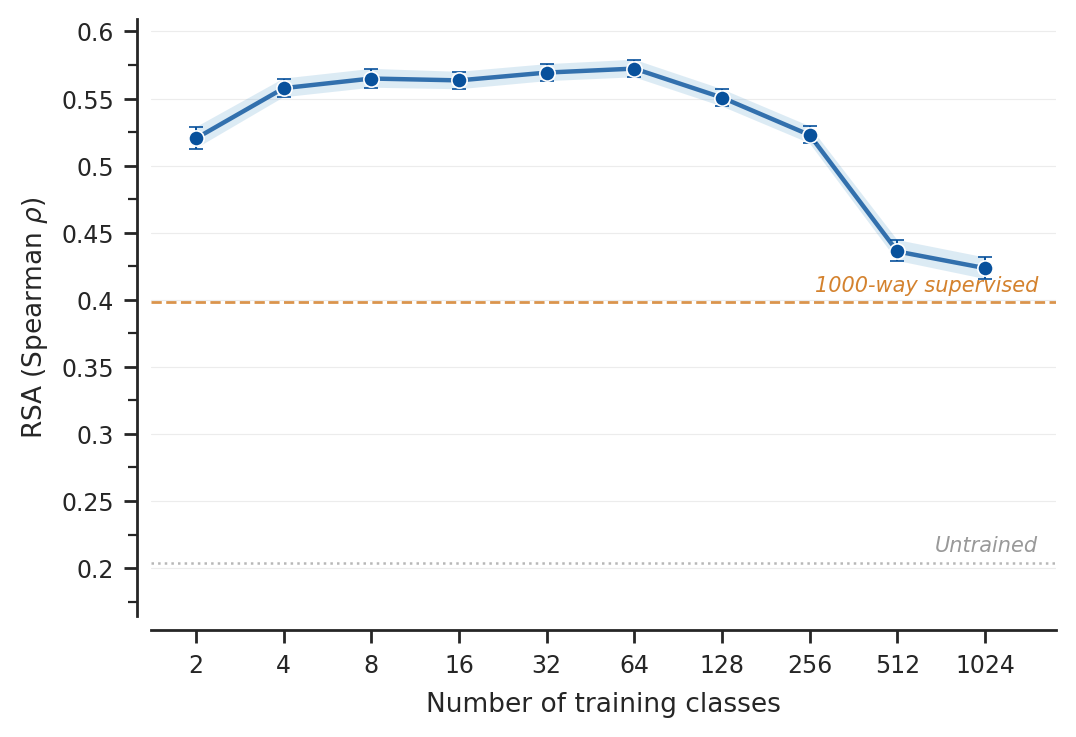

Write Python code to recreate this figure.
"""Extended CLIP coarseness curve for THINGS behavioral alignment (2 → 1024).

Standalone figure showing the full granularity sweep using CLIP-derived PCA
labels on the custom CNN (epoch 20). Unlike Panel B of Figure 3, this uses a
true log₂ x-axis (no axis break) since coarse labels extend to 1024.

Usage:
    python manuscript/figures/fig3/clip_extended_coarseness.py
"""

import sys

import numpy as np
import matplotlib.pyplot as plt
from matplotlib.ticker import FuncFormatter, FixedLocator, NullLocator, AutoMinorLocator
from matplotlib.transforms import blended_transform_factory
import seaborn as sns

sys.path.insert(0, "plotters")
from plotter_utils import get_condition_summary

sys.path.insert(0, "manuscript/figures")
from fig_utils import setup_style

# ── Config ───────────────────────────────────────────────────────────────
OUTPUT_DIR = "manuscript/figures/fig3"
COARSE_CFGS = [2, 4, 8, 16, 32, 64, 128, 256, 512, 1024]
PCA_FOLDER = "pca_labels_clip"

# ── Colors ───────────────────────────────────────────────────────────────
CLIP_COLOR = "#08519c"
CLIP_FILL = "#4292c6"
BASELINE_1K_COLOR = "#d4822e"
UNTRAINED_COLOR = "#999999"


def fetch_clip_data():
    """Fetch THINGS RSA scores for all CLIP coarse granularities."""
    means, ci_lo, ci_hi = [], [], []
    for cfg in COARSE_CFGS:
        s = get_condition_summary("things-behavior", "N/A", PCA_FOLDER, cfg,
                                  "spearman", epoch=20, analysis="rsa")
        means.append(s["mean"])
        ci_lo.append(s["ci_low"])
        ci_hi.append(s["ci_high"])
    return np.array(means), np.array(ci_lo), np.array(ci_hi)


def main():
    setup_style()
    fig, ax = plt.subplots(figsize=(5.5, 3.8))

    # ── Fetch data ────────────────────────────────────────────────────────
    means, ci_lo, ci_hi = fetch_clip_data()

    # 1000-way baseline
    bl = get_condition_summary("things-behavior", "N/A", "imagenet1k", 1000,
                               "spearman", epoch=20, analysis="rsa")
    # Untrained baseline
    un = get_condition_summary("things-behavior", "N/A", "imagenet1k", 1000,
                               "spearman", epoch=0, analysis="rsa")

    valid = ~np.isnan(means)
    x_valid = np.array(COARSE_CFGS)[valid]
    m_valid = means[valid]
    lo_valid = ci_lo[valid]
    hi_valid = ci_hi[valid]

    # ── Shaded CI band ────────────────────────────────────────────────────
    ax.fill_between(x_valid, lo_valid, hi_valid,
                    color=CLIP_FILL, alpha=0.18, zorder=2,
                    edgecolor="none")

    # ── Connecting line ───────────────────────────────────────────────────
    ax.plot(x_valid, m_valid,
            color=CLIP_COLOR, linewidth=1.6, alpha=0.8, zorder=3)

    # ── Markers with error bars ───────────────────────────────────────────
    for i, cfg in enumerate(COARSE_CFGS):
        if np.isnan(means[i]):
            continue
        e_lo = max(means[i] - ci_lo[i], 0) if not np.isnan(ci_lo[i]) else 0
        e_hi = max(ci_hi[i] - means[i], 0) if not np.isnan(ci_hi[i]) else 0
        ax.errorbar(cfg, means[i], yerr=[[e_lo], [e_hi]],
                     fmt="o", color=CLIP_COLOR, markersize=5.5,
                     markeredgecolor="white", markeredgewidth=0.6,
                     capsize=2.5, capthick=0.6,
                     ecolor=CLIP_COLOR, elinewidth=0.7, zorder=5)

    # ── 1000-way baseline ─────────────────────────────────────────────────
    if not np.isnan(bl["mean"]):
        ax.axhline(bl["mean"], color=BASELINE_1K_COLOR, linewidth=1.0,
                   linestyle="--", alpha=0.85, zorder=1)
        ax.text(0.98, bl["mean"] + 0.005, "1000-way supervised",
                fontsize=7.5, fontstyle="italic", color=BASELINE_1K_COLOR,
                ha="right", va="bottom",
                transform=blended_transform_factory(ax.transAxes, ax.transData),
                zorder=10)

    # ── Untrained baseline ────────────────────────────────────────────────
    if not np.isnan(un["mean"]):
        ax.axhline(un["mean"], color=UNTRAINED_COLOR, linestyle=":",
                   linewidth=0.9, alpha=0.7, zorder=1)
        ax.text(0.98, un["mean"] + 0.005, "Untrained",
                fontsize=7.5, fontstyle="italic", color=UNTRAINED_COLOR,
                ha="right", va="bottom",
                transform=blended_transform_factory(ax.transAxes, ax.transData),
                zorder=10)

    # ── Axis formatting ───────────────────────────────────────────────────
    ax.set_xscale("log", base=2)
    ax.xaxis.set_major_locator(FixedLocator(COARSE_CFGS))
    ax.xaxis.set_major_formatter(FuncFormatter(
        lambda v, _: str(int(v)) if v in COARSE_CFGS else ""))
    ax.xaxis.set_minor_locator(NullLocator())
    ax.set_xlim(1.4, 1800)

    ax.set_xlabel("Number of training classes", fontsize=9.5, labelpad=5)
    ax.set_ylabel(r"RSA (Spearman $\rho$)", fontsize=9.5, labelpad=4)

    # Y-axis: tight range around data with breathing room
    y_pad_lo = 0.04
    y_pad_hi = 0.03
    y_lo = un["mean"] - y_pad_lo if not np.isnan(un["mean"]) else 0.15
    y_hi = np.nanmax(hi_valid) + y_pad_hi
    ax.set_ylim(y_lo, y_hi)

    ax.tick_params(axis="both", which="major", direction="out", labelsize=8.5)
    ax.tick_params(axis="x", which="major", rotation=0)
    ax.yaxis.set_minor_locator(AutoMinorLocator(2))
    ax.tick_params(axis="y", which="minor", direction="out")
    ax.yaxis.grid(True, which="major", color="#ECECEC", linewidth=0.4, zorder=0)
    ax.yaxis.set_major_formatter(FuncFormatter(
        lambda v, _: f"{v:.2f}".rstrip("0").rstrip(".")))

    sns.despine(ax=ax, right=True, top=True, offset=5)

    fig.tight_layout()
    out = f"{OUTPUT_DIR}/clip_extended_coarseness.png"
    fig.savefig(out, dpi=200, bbox_inches="tight",
                facecolor="white", edgecolor="none")
    plt.close(fig)
    print(f"Saved: {out}")


if __name__ == "__main__":
    main()
